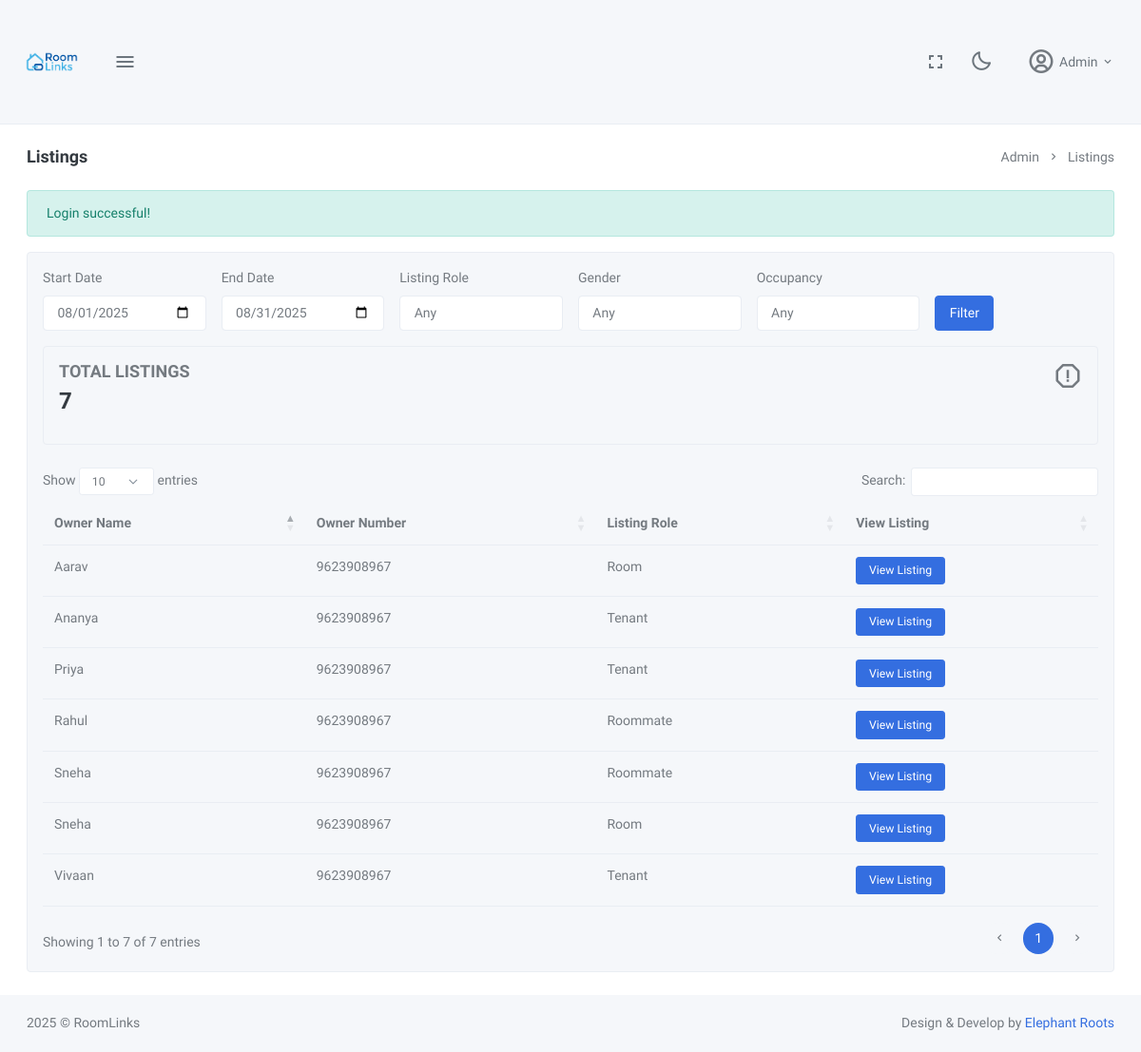
Screenshot of /admin/listings (signed in) with the database file from the repository.
### tables this page shows
CREATE TABLE `listing` (
  `id` int(11) NOT NULL,
  `user_id` int(11) NOT NULL,
  `location` varchar(255) NOT NULL,
  `rent` decimal(10,2) NOT NULL,
  `gender` varchar(50) DEFAULT NULL,
  `occupancy` varchar(250) DEFAULT NULL,
  `propertyhighlights` text DEFAULT NULL,
  `amenities` text DEFAULT NULL,
  `description` text DEFAULT NULL,
  `contact` text DEFAULT NULL,
  `role` enum('room','roommate','pg','tenant') NOT NULL DEFAULT 'room',
  `image1` varchar(255) DEFAULT NULL,
  `image2` varchar(255) DEFAULT NULL,
  `image3` varchar(255) DEFAULT NULL,
  `image4` varchar(255) DEFAULT NULL,
  `image5` varchar(255) DEFAULT NULL,
  `created_at` timestamp NOT NULL DEFAULT current_timestamp(),
  `updated_at` timestamp NOT NULL DEFAULT current_timestamp() ON UPDATE current_timestamp()
);

CREATE TABLE `profile` (
  `id` int(11) NOT NULL,
  `name` varchar(100) NOT NULL,
  `phone` varchar(20) DEFAULT NULL,
  `who_are_you` varchar(100) DEFAULT NULL,
  `gender` enum('male','female','other') DEFAULT NULL,
  `location` varchar(255) DEFAULT NULL,
  `avatar_id` int(11) DEFAULT NULL,
  `uploaded_picture` varchar(255) DEFAULT NULL,
  `vibes` varchar(255) DEFAULT NULL,
  `created_at` timestamp NOT NULL DEFAULT current_timestamp(),
  `updated_at` timestamp NOT NULL DEFAULT current_timestamp() ON UPDATE current_timestamp()
);

### controllers/AdminController.php (called while the page is built, shortened)
<?php
class AdminController
{
    public function showListings()
    {
        require_once __DIR__ . '/../models/AdminModel.php';
        $start_date = $_GET['start_date'] ?? date('Y-m-01');
        $end_date = $_GET['end_date'] ?? date('Y-m-t');
        $filters = [
            'role' => $_GET['role'] ?? 'any',
            'gender' => $_GET['gender'] ?? 'any',
            'occupancy' => $_GET['occupancy'] ?? 'any',
            'start_date' => $start_date,
            'end_date' => $end_date,
        ];
        $listings = AdminModel::getListingsWithOwner($filters);
        include __DIR__ . '/../views/admin/listings.php';
    }
}

### index.php (called while the page is built)
<?php
require_once __DIR__ . '/routes/web.php';
?>

### models/AdminModel.php (called while the page is built, shortened)
<?php
class AdminModel {
    public static function getListingsWithOwner($filters = []) {
        $pdo = getPDO();
        $where = [];
        $params = [];
        if (!empty($filters['start_date'])) {
            $where[] = 'DATE(l.created_at) >= ?';
            $params[] = $filters['start_date'];
        }
        if (!empty($filters['end_date'])) {
            $where[] = 'DATE(l.created_at) <= ?';
            $params[] = $filters['end_date'];
        }
        $whereSql = $where ? ('WHERE ' . implode(' AND ', $where)) : '';
        $sql = "SELECT l.*, p.name as owner_name, p.phone as owner_phone FROM listing l LEFT JOIN profile p ON l.user_id = p.id $whereSql ORDER BY l.created_at DESC";
        $stmt = $pdo->prepare($sql);
        $stmt->execute($params);
        return $stmt->fetchAll(PDO::FETCH_ASSOC);
    }
}

### views/admin/listings.php (the view, shortened to what this page needs)
<!DOCTYPE html>
<html lang="en" data-bs-theme="light" data-menu-color="dark" data-topbar-color="light">
<head>
    <link href="<?php echo APP_URL; ?>/admin-asset/libs/morris.js/morris.css" rel="stylesheet" type="text/css" />
    <link href="<?php echo APP_URL; ?>/admin-asset/libs/datatables.net-bs5/css/dataTables.bootstrap5.min.css"
        rel="stylesheet" type="text/css" />
    <link href="<?php echo APP_URL; ?>/admin-asset/libs/datatables.net-responsive-bs5/css/responsive.bootstrap5.min.css"
        rel="stylesheet" type="text/css" />
    <link href="<?php echo APP_URL; ?>/admin-asset/libs/datatables.net-buttons-bs5/css/buttons.bootstrap5.min.css"
        rel="stylesheet" type="text/css" />
    <link href="<?php echo APP_URL; ?>/admin-asset/libs/datatables.net-select-bs5/css/select.bootstrap5.min.css"
        rel="stylesheet" type="text/css" />
    <link href="<?php echo APP_URL; ?>/admin-asset/css/style.min.css" rel="stylesheet" type="text/css">
    <link href="<?php echo APP_URL; ?>/admin-asset/css/icons.min.css" rel="stylesheet" type="text/css">
</head>
<body>
    <div class="layout-wrapper">
        <div class="page-content">
            <?php include __DIR__ . '/../partials/topbar.php'; ?>
            <div class="px-3">
                <div class="container-fluid">
                    <div class="py-3 py-lg-4">
                        <div class="row">
                            <div class="col-lg-6 d-flex">
                                <h4 class="page-title mb-0">Listings</h4>
                            </div>
                            <div class="col-lg-6">
                                <div class="d-none d-lg-block">
                                    <ol class="breadcrumb m-0 float-end">
                                        <li class="breadcrumb-item"><a
                                                href="<?php echo APP_URL; ?>/admin/dashboard">Admin</a></li>
                                        <li class="breadcrumb-item active">Listings</li>
                                    </ol>
                                </div>
                            </div>
                        </div>
                    </div>
                    <?php if (isset($_SESSION['success'])): ?>
                        <div class="alert alert-success"><?php echo $_SESSION['success'];
                        unset($_SESSION['success']); ?>
                        </div>
                    <?php endif; ?>
                    <div class="row">
                        <div class="col-12">
                            <div class="card">
                                <div class="card-body">
                                    <form method="GET" id="filterForm" class="row g-3 mb-3">
                                        <div class="col-md-2 filter-start_date">
                                            <label for="start_date" class="form-label">Start Date</label>
                                            <input type="date" class="form-control" id="start_date" name="start_date"
                                                value="<?= htmlspecialchars($_GET['start_date'] ?? date('Y-m-01')) ?>">
                                        </div>
                                        <div class="col-md-2 filter-end_date">
                                            <label for="end_date" class="form-label">End Date</label>
                                            <input type="date" class="form-control" id="end_date" name="end_date"
                                                value="<?= htmlspecialchars($_GET['end_date'] ?? date('Y-m-t')) ?>">
                                        </div>
                                        <div class="col-md-2">
                                            <label for="role" class="form-label">Listing Role</label>
                                            <select class="form-control" id="role" name="role">
                                                <option value="any" <?= (!isset($_GET['role']) || $_GET['role'] == 'any') ? 'selected' : '' ?>>Any</option>
                                            </select>
                                        </div>
                                        <div class="col-md-2">
                                            <label for="gender" class="form-label">Gender</label>
                                            <select class="form-control" id="gender" name="gender">
                                                <option value="any" <?= (!isset($_GET['gender']) || $_GET['gender'] == 'any') ? 'selected' : '' ?>>Any</option>
                                            </select>
                                        </div>
                                        <div class="col-md-2">
                                            <label for="occupancy" class="form-label">Occupancy</label>
                                            <select class="form-control" id="occupancy" name="occupancy">
                                                <option value="any" <?= (!isset($_GET['occupancy']) || $_GET['occupancy'] == 'any') ? 'selected' : '' ?>>Any</option>
                                            </select>
                                        </div>
                                        <div class="col-md-2 d-flex align-items-end">
                                            <button type="submit" class="btn btn-primary">Filter</button>
                                        </div>
                                    </form>
                                    <div class="row">
                                        <div class="col-xl-12 col-md-12">
                                            <div class="card">
                                                <div class="card-body">
                                                    <i class="bx bx-error-alt float-end m-0 h2 text-muted"></i>
                                                    <h4 class="text-muted text-uppercase mt-0">Total Listings</h4>
                                                    <h3 class="mb-3" data-plugin="counterup">
                                                        <?= isset($listings) ? count($listings) : 0 ?>
                                                    </h3>
                                                </div>
                                            </div>
                                        </div>
                                    </div>
                                    <table id="row-callback-datatable" class="table dt-responsive nowrap w-100 mt-4">
                                        <thead>
                                            <tr>
                                                <th>Owner Name</th>
                                                <th>Owner Number</th>
                                                <th>Listing Role</th>
                                                <th>View Listing</th>
                                            </tr>
                                        </thead>
                                        <tbody>
                                            <?php if (isset($listings) && count($listings) > 0): ?>
                                                <?php foreach ($listings as $listing): ?>
                                                    <tr>
                                                        <td><?= htmlspecialchars($listing['owner_name'] ?? '') ?></td>
                                                        <td><?= htmlspecialchars($listing['owner_phone'] ?? '') ?></td>
                                                        <td><?= htmlspecialchars(ucfirst($listing['role'] ?? '')) ?></td>
                                                        <td>
                                                            <a href="<?= APP_URL; ?>/roomlisting?id=<?= $listing['id'] ?>"
                                                                class="btn btn-primary btn-sm" target="_blank">View Listing</a>
                                                        </td>
                                                    </tr>
                                                <?php endforeach; ?>
                                            <?php endif; ?>
                                        </tbody>
                                    </table>
                                </div>
                            </div>
                        </div>
                    </div>
                </div>
            </div>
            <?php include __DIR__ . '/../partials/admin_footer.php'; ?>
        </div>
    </div>
</body>
</html>

### rows the page displays
listing: profile.name "Ananya", profile.phone "9623908967", role "Tenant"
listing: profile.name "Vivaan", profile.phone "9623908967", role "Tenant"
listing: profile.name "Sneha", profile.phone "9623908967", role "Roommate"
listing: profile.name "Sneha", profile.phone "9623908967", role "Room"
listing: profile.name "Rahul", profile.phone "9623908967", role "Roommate"
listing: profile.name "Priya", profile.phone "9623908967", role "Tenant"
listing: profile.name "Aarav", profile.phone "9623908967", role "Room"

### other values shown
$_SESSION['user_name'] "Admin"
$_SESSION['success'] "Login successful!"
count($listings) "7"
